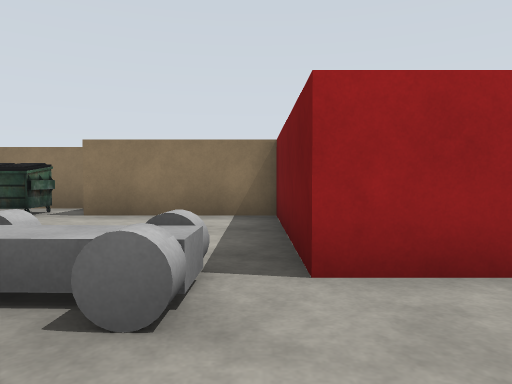
[1] (above)

12 first-person views from a walk through a Gazebo world. The camera is 1.2 m above the floor, tilts 2° down and sees 70° across. The floor is counted in squares, 2 m on a side. Each view is taken from the middle of a square. On the plan, view 1 faces up. The plan holds only what a view shows up to about 10 squares ahead; the rest is blank. Robots are left out. Gazebo's built-in surfaces are drawn with simple patterns. Some surface patterns are stand-ins.

[2]
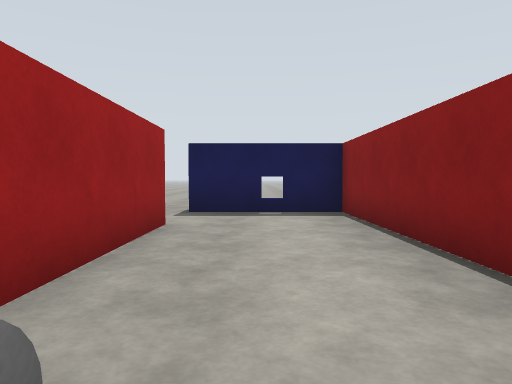

[3]
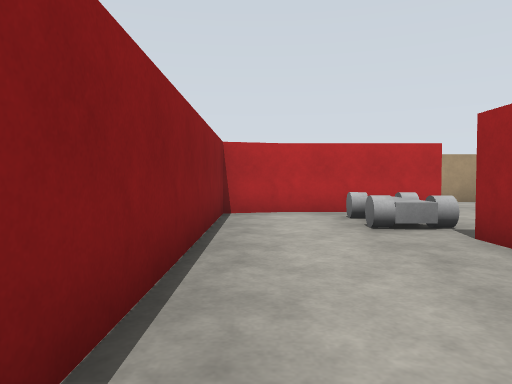

[4]
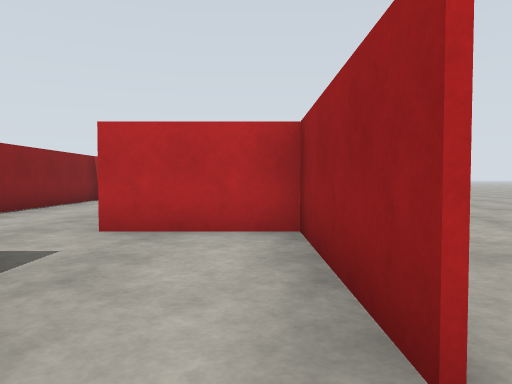

[5]
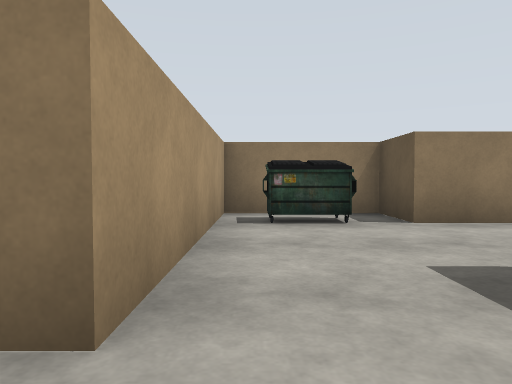

[6]
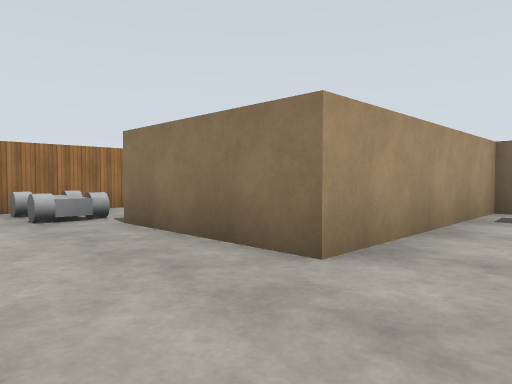

[7]
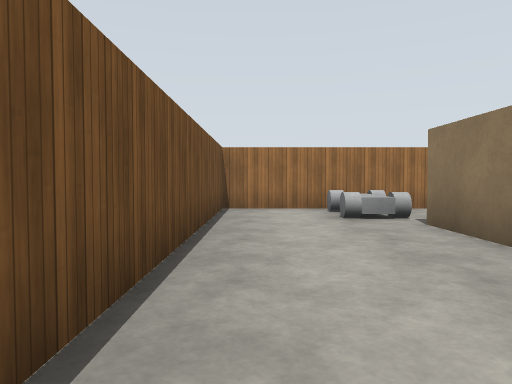

[8]
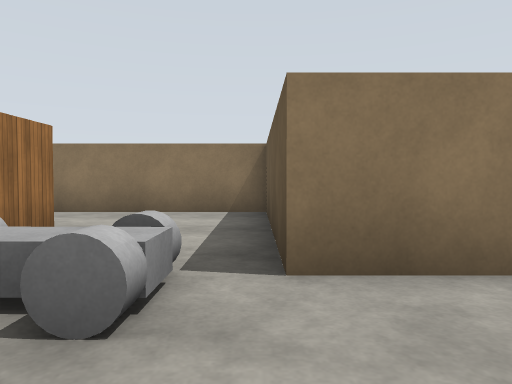

[9]
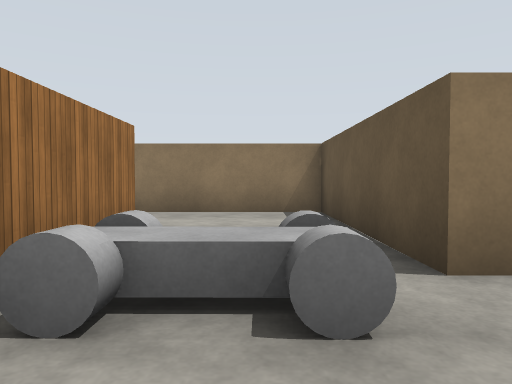

[10]
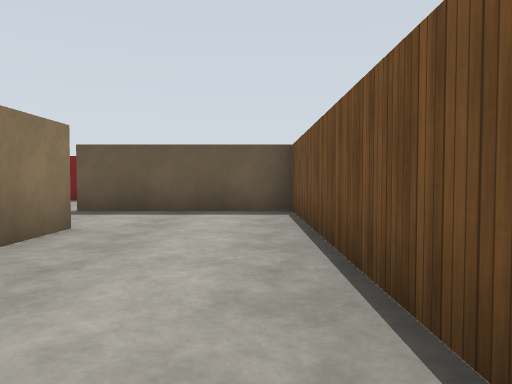

[11]
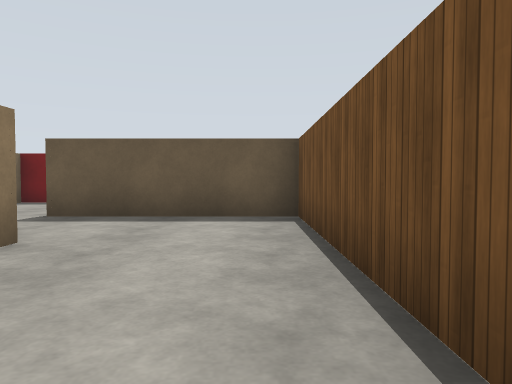

[12]
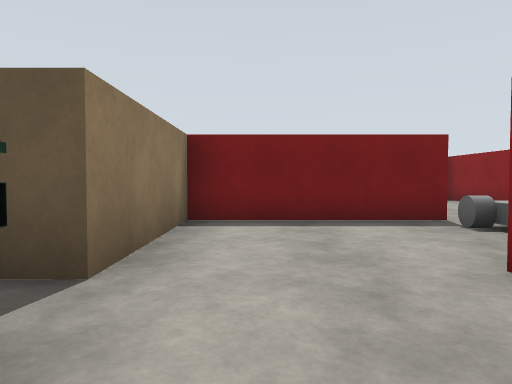

### Floor plan
Key: @ floor where view 1 was taken; # wall or solid block; . floor; D open door; U dumpster; C car.
Columns run from 13 left of view 1 to 8 right of it. Each row starts with its distance up from view 1.
 10             ..
  9             ...
  8        ####   ...
  7 #####  #UU#    ...
  6  ...#  #UU####   ...
  5  ...#  #.....#   ####
  4  #..#  #.....#   #....
  3  #..#  #..#..#   #...
  2  #CCC###..#.CC####.D
  1  #........#........#
  0  # .......#..@.....#
 -1   ##################

Positions as (right, up) in squares from view 1, and headings:
1: (0, 0), facing up
2: (-1, 1), facing right
3: (4, 0), facing left
4: (8, 4), facing left
5: (-5, 1), facing up
6: (-4, 0), facing up-left
7: (-4, 0), facing left
8: (-9, 0), facing up
9: (-10, 0), facing up
10: (-10, 0), facing right
11: (-9, 0), facing right
12: (-5, 5), facing right
